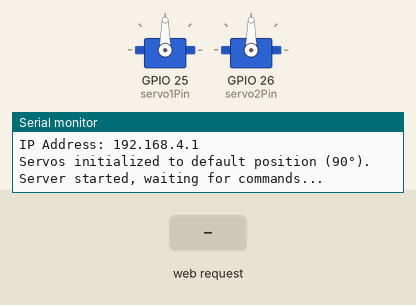
Simulated run of this sketch. Board: ESP32. On the bench: 2 × servo, the last lines printed to the serial monitor. Inputs (shaded band) come from the test bench.

Above: at 1.2 s.
1.3 s: HTTP request GET /command?move=UP received
At 2.2 s:
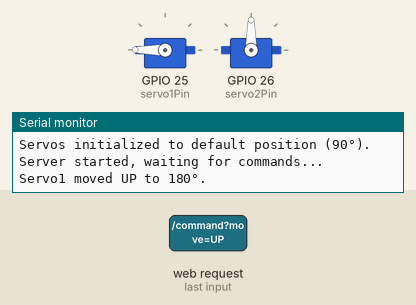
2.8 s: HTTP request GET /command?move=LEFT received
At 3.3 s:
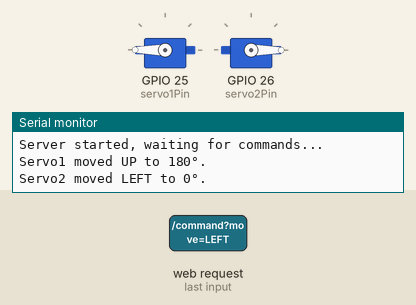
4.3 s: HTTP request GET /command?move=DOWN received
At 5.5 s:
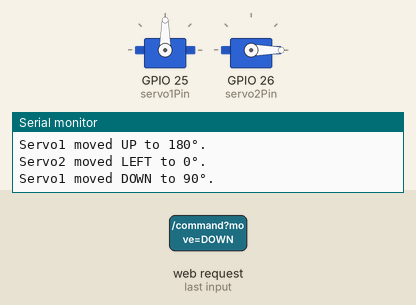
5.8 s: HTTP request GET /command?move=DOWN received
At 6.8 s:
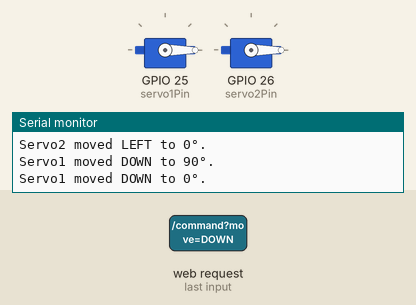
7.3 s: HTTP request GET /command?move=RIGHT received
At 8.0 s:
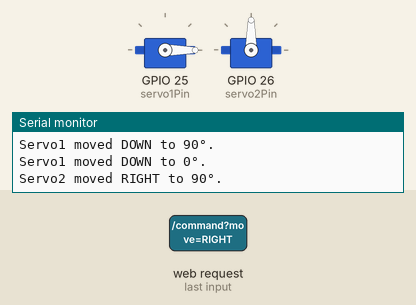
8.8 s: HTTP request GET /command?move=RIGHT received
At 9.1 s:
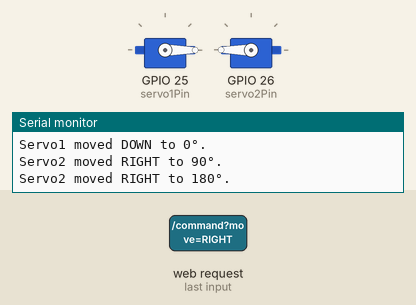
Timing chart, 0 to 11.3 s (numbered marks = the images above; inputs shaded):
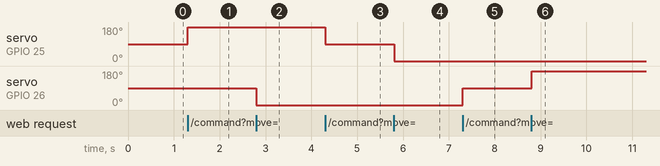

Measured:
- after the input at 1.3 s, servo on GPIO 25 (servo1Pin): 90° → 180° at once
- after the input at 2.8 s, servo on GPIO 26 (servo2Pin): 90° → 0° at once
- after the input at 4.3 s, servo on GPIO 25 (servo1Pin): 180° → 90° at once
- after the input at 5.8 s, servo on GPIO 25 (servo1Pin): 90° → 0° at once
- after the input at 7.3 s, servo on GPIO 26 (servo2Pin): 0° → 90° at once
- after the input at 8.8 s, servo on GPIO 26 (servo2Pin): 90° → 180° at once

The sketch:

sketch_dec1a.ino
```cpp
#include <WiFi.h>
#include <ESPAsyncWebServer.h>
#include <ESP32Servo.h>

// Create Servo objects
Servo servo1;
Servo servo2;

// Define Servo Pins
const int servo1Pin = 25;
const int servo2Pin = 26;

// Define servo angles
int servo1Angle = 90; // Initial position for servo1
int servo2Angle = 90; // Initial position for servo2

// Initialize Server
AsyncWebServer server(80);

void setup() {
  // Start Serial Communication
  Serial.begin(115200);

  // Configure ESP32 as Access Point
  WiFi.softAP("ESP32_AP", "12345678");
  Serial.println("Access Point started!");
  Serial.print("IP Address: ");
  Serial.println(WiFi.softAPIP());

  // Attach servos
  servo1.attach(servo1Pin);
  servo2.attach(servo2Pin);

  // Move Servos to default position
  servo1.write(servo1Angle);
  servo2.write(servo2Angle);
  Serial.println("Servos initialized to default position (90°).");

  // Setup server routes
  server.on("/command", HTTP_GET, [](AsyncWebServerRequest *request) {
    if (request->hasParam("move")) {
      String move = request->getParam("move")->value();
      bool success = handleMovement(move);
      if (success) {
        request->send(200, "text/plain", "Command executed: " + move);
      } else {
        request->send(400, "text/plain", "Invalid command: " + move);
      }
    } else {
      request->send(400, "text/plain", "Missing 'move' parameter.");
    }
  });

  // Start server
  server.begin();
  Serial.println("Server started, waiting for commands...");
}

void loop() {
  // Nothing required in the loop
}

// Function to handle servo movement
bool handleMovement(String move) {
  if (move == "UP") {
    if (servo1Angle + 90 <= 180) {
      servo1Angle += 90;
      servo1.write(servo1Angle);
      Serial.println("Servo1 moved UP to " + String(servo1Angle) + "°.");
      return true;
    }
  } else if (move == "DOWN") {
    if (servo1Angle - 90 >= 0) {
      servo1Angle -= 90;
      servo1.write(servo1Angle);
      Serial.println("Servo1 moved DOWN to " + String(servo1Angle) + "°.");
      return true;
    }
  } else if (move == "LEFT") {
    if (servo2Angle - 90 >= 0) {
      servo2Angle -= 90;
      servo2.write(servo2Angle);
      Serial.println("Servo2 moved LEFT to " + String(servo2Angle) + "°.");
      return true;
    }
  } else if (move == "RIGHT") {
    if (servo2Angle + 90 <= 180) {
      servo2Angle += 90;
      servo2.write(servo2Angle);
      Serial.println("Servo2 moved RIGHT to " + String(servo2Angle) + "°.");
      return true;
    }
  }
  // Invalid movement or out of range
  Serial.println("Invalid or out-of-range command: " + move);
  return false;
}
```
